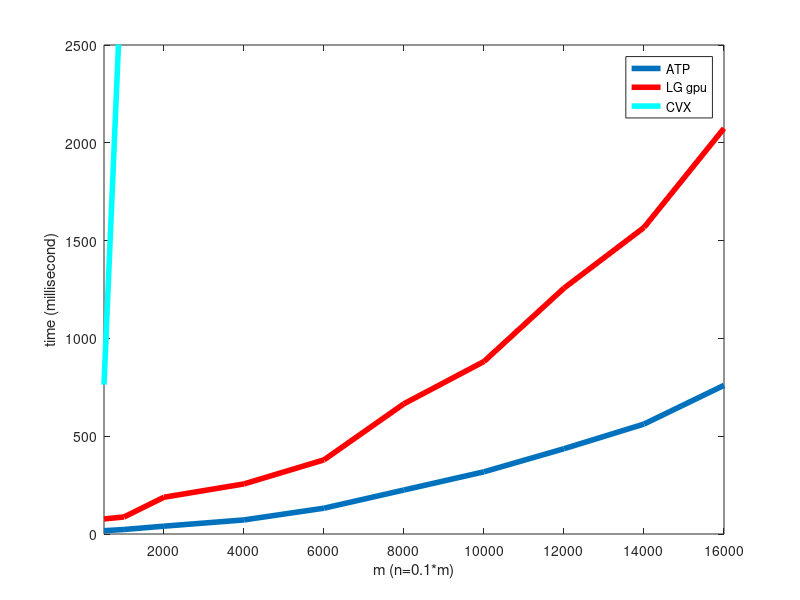
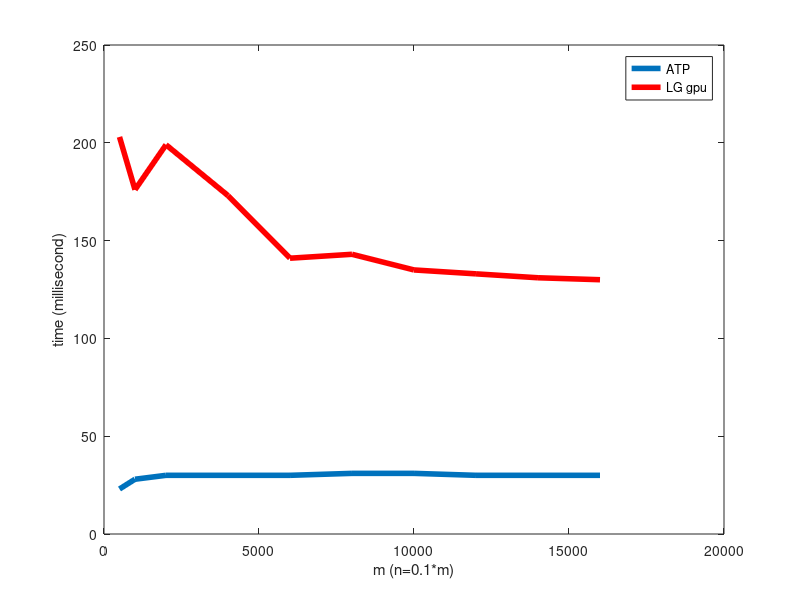

The MATLAB script that drew these images, in order:
%timing graph:
cvx_timings=[764,3165,17517,101737,294947,NaN,NaN,NaN,NaN,NaN];
LG_gpu_timings=[77,87,188,256,379,666,882,1257,1567,2074];
ATP_timings=[17,23,40,72,132,225,318,436,562,760];
m=[500,1000,2000,4000,6000,8000,10000,12000,14000,16000];

figure
set(gca,'fontsize',12)
plot(m,ATP_timings,'LineWidth',4,'DisplayName','ATP');
hold on
plot(m,LG_gpu_timings,'Color','r','LineWidth',4,'DisplayName','LG gpu');
hold on
plot(m,cvx_timings,'Color','c','LineWidth',4,'DisplayName','CVX');

legend('show')
xlim([500 16000])
ylim([0 2500])
xlabel('m (n=0.1*m)')
ylabel('time (millisecond)')

%%

%iterations graph:

LG_gpu_timings=[203,176,199,173,141,143,135,133,131,130];
ATP_timings=[23,28,30,30,30,31,31,30,30,30];
m=[500,1000,2000,4000,6000,8000,10000,12000,14000,16000];

figure
set(gca,'fontsize',12)
plot(m,ATP_timings,'LineWidth',4,'DisplayName','ATP');
hold on
plot(m,LG_gpu_timings,'Color','r','LineWidth',4,'DisplayName','LG gpu');

legend('show')
% xlim([500 16000])
% ylim([0 2500])
xlabel('m (n=0.1*m)')
ylabel('time (millisecond)')